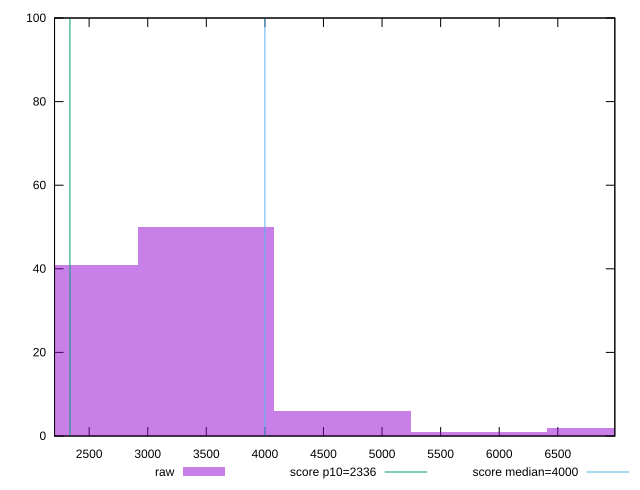

Write gnuplot code to recreate this figure.
reset

$raw <<EOF
3496.5616759417335 50
2331.041117294489 41
4662.082234588978 6
6993.123351883467 2
5827.602793236223 1
EOF

set key outside below
set boxwidth 1165.5205586472446
set xrange [2204.571:6986.6535]
set yrange [0:100]
set trange [0:100]
set style fill transparent solid 0.5 noborder

set parametric
set terminal svg size 640, 490 enhanced background rgb 'white'
set output "reprap/first-contentful-paint/samples/pages+cached+noexternal+nomedia+nocss+nojs/raw/histogram.svg"

plot $raw title "raw" with boxes, \
     2336,t title "score p10=2336", \
     4000,t title "score median=4000"

reset
